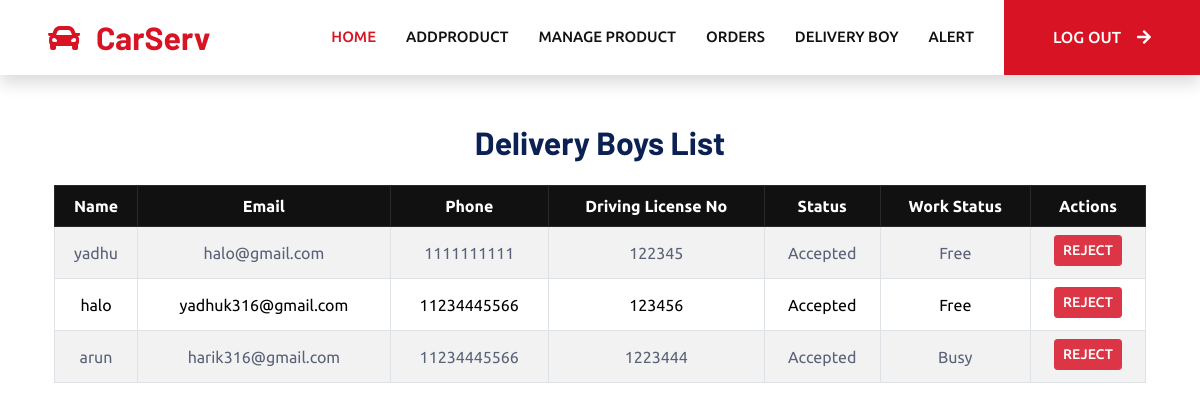
The page /deliveryboy on the database its author committed.
### carwash/models.py (models this page shows)
class delivery_boy_register(models.Model):
    name = models.CharField(max_length=30)
    email = models.EmailField()
    phone = models.IntegerField()
    driving_license_no = models.IntegerField()
    username = models.CharField(max_length=30)
    password = models.CharField(max_length=30)
    work_status = models.CharField(max_length=30,default='Free')
    status = models.CharField(max_length=30,default='Pending')

### carwash/views.py (the view)
# urls.py: path('deliveryboy',views.delivery_view),
def delivery_view(request):
    data = delivery_boy_register.objects.all()
    return render(request, 'addeliveryboy.html', {'data': data})

### template/addeliveryboy.html (shortened to what this page needs)
<!DOCTYPE html>
<html lang="en">
<head>
    {% load static %}
    <link href="https://cdnjs.cloudflare.com/ajax/libs/font-awesome/5.10.0/css/all.min.css" rel="stylesheet">
    <link href="https://cdn.jsdelivr.net/npm/bootstrap-icons@1.4.1/font/bootstrap-icons.css" rel="stylesheet">
    <link href="{% static 'lib/animate/animate.min.css' %}" rel="stylesheet">
    <link href="{% static 'lib/owlcarousel/assets/owl.carousel.min.css' %}" rel="stylesheet">
    <link href="{% static 'lib/tempusdominus/css/tempusdominus-bootstrap-4.min.css' %}" rel="stylesheet" />
    <link rel="stylesheet" href="https://cdn.jsdelivr.net/npm/bootstrap@5.3.2/dist/css/bootstrap.min.css">
    <link href="{% static 'css/bootstrap.min.css' %}" rel="stylesheet">
    <link href="{% static 'css/style.css' %}" rel="stylesheet">
</head>
<body>
    <nav class="navbar navbar-expand-lg bg-white navbar-light shadow sticky-top p-0">
        <a href="/" class="navbar-brand d-flex align-items-center px-4 px-lg-5">
            <h2 class="m-0 text-primary"><i class="fa fa-car me-3"></i>CarServ</h2>
        </a>
        <div class="navbar-nav ms-auto p-4 p-lg-0">
                <a href="adhome" class="nav-item nav-link active">Home</a>
                <a href="product" class="nav-item nav-link">Addproduct</a>
                <a href="managepro" class="nav-item nav-link">Manage product</a>
                <a href="adorder" class="nav-item nav-link">Orders</a>
                <a href="deliveryboy" class="nav-item nav-link">delivery boy</a>
                <a href="alert" class="nav-item nav-link">alert</a>
            </div>
            <a href="logout" class="btn btn-primary py-4 px-lg-5 d-none d-lg-block">Log Out<i class="fa fa-arrow-right ms-3"></i></a>
    </nav>
    <div class="container mt-5">
        <h2 class="mb-4 text-center">Delivery Boys List</h2>
        <div class="table-responsive">
            <table class="table table-bordered table-striped table-hover align-middle text-center">
                <thead class="table-dark">
                    <tr>
                        <th>Name</th>
                        <th>Email</th>
                        <th>Phone</th>
                        <th>Driving License No</th>
                        <th>Status</th>
                        <th>Work Status</th>
                        <th>Actions</th>
                    </tr>
                </thead>
                <tbody>
                    {% for i in data %}
                    <tr>
                        <td>{{ i.name }}</td>
                        <td>{{ i.email }}</td>
                        <td>{{ i.phone }}</td>
                        <td>{{ i.driving_license_no }}</td>
                        <td>{{ i.status }}</td>
                        <td>{{ i.work_status }}</td>
                        <td>
                            {% if i.status == 'Pending' or i.status == 'Accepted' %}
                                <a class="btn btn-danger btn-sm mb-1" href="reject/{{ i.pk }}">Reject</a><br>
                            {% endif %}
                        </td>
                    </tr>
                    {% endfor %}
                </tbody>
            </table>
        </div>
    </div>
</body>
</html>

### static/css/style.css (style rules this page uses)
:root { --primary: #D81324; --secondary: #0B2154; --light: #F2F2F2; --dark: #111111; }
.btn { font-weight: 500; text-transform: uppercase; transition: .5s; }
.btn.btn-primary, .btn.btn-secondary { color: #FFFFFF; }
.navbar-light .navbar-nav .nav-link { margin-right: 30px; padding: 25px 0; color: #FFFFFF; font-size: 15px; text-transform: uppercase; outline: none; }
.navbar-light .navbar-nav .nav-link:hover, .navbar-light .navbar-nav .nav-link.active { color: var(--primary); }
.navbar-light .navbar-brand, .navbar-light a.btn { height: 75px; }
.navbar-light .navbar-nav .nav-link { color: var(--dark); font-weight: 500; }
.navbar-light.sticky-top { top: -100px; transition: .5s; }

### rows shown on the page
delivery_boy_register: name "yadhu", email "halo@gmail.com", phone "1111111111", driving_license_no "122345", status "Accepted", work_status "Free"
delivery_boy_register: name "halo", email "yadhuk316@gmail.com", phone "11234445566", driving_license_no "123456", status "Accepted", work_status "Free"
delivery_boy_register: name "arun", email "harik316@gmail.com", phone "11234445566", driving_license_no "1223444", status "Accepted", work_status "Busy"
